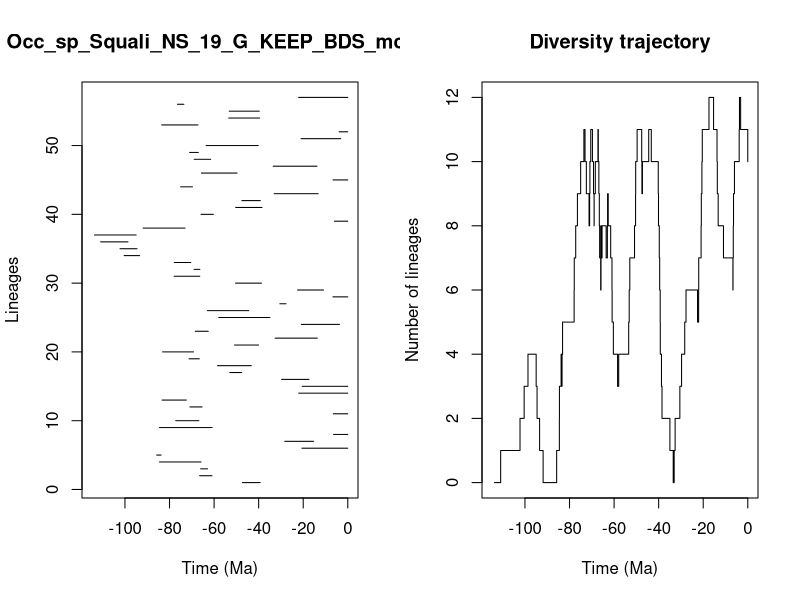

Recreate this plot in R.


pdf(file='../Results/Species_NS/5_MA_bins_EXT_EP/pyrate_mcmc_logs/Occ_sp_Squali_NS_19_G_KEEP_BDS_mcmc_LTT.pdf',width=0.6*20, height=0.6*10)
title = "Occ_sp_Squali_NS_19_G_KEEP_BDS_mcmc"
ts=c(47.271532811037076, 66.48205144723465,66.01980079019236,84.52344728602294,85.76790623750907,20.58266825215758,28.295959196002602,6.400570300747362,84.55854231574328,77.22173070310066,6.505090109467407,70.84722232957155,83.34215396207087,22.015638307975443,20.420023710436453,29.71179665594424,52.94605839893018,58.431386041018044,71.23617705021238,83.12079256213234,50.83128825595533,32.60490840148044,68.41682476013756,20.849377813079972,57.92042483280534,63.01006000650134,30.484349516650962,6.670947341005248,22.54546100772897,50.35538865970719,77.93325764901594,68.97184255213732,77.87045667887438,100.36160531377065,102.21640638054423,110.89968318635887,113.68715825141024,91.84649767347732,5.981469910319322,65.86546084873548,50.30486174439339,47.5129428227881,33.030146907307454,75.00258102000375,6.619132510763694,65.69734409805214,33.464268032102126,68.94929551474209,70.97453711194598,63.55833325251687,20.94897644944999,3.8598763333744546,83.54228146265845,53.445572446290086,53.215061098739994,76.45131617738309,22.05419263080659)
te=c(39.305779871410294, 60.94277371605883,62.91506578599458,65.86114189986841,83.7774201743663,0.0,15.349248768629655,0.0,60.87838552258499,66.83252503712514,0.0,65.393330904769,72.44670425948587,0.0,0.0,17.413553747234,47.60338156592179,43.30158122329656,66.62361005314385,69.22503152416266,40.0657487630165,13.676043893622012,62.62132411780564,3.725717430716681,34.949231287675154,44.45965556687879,27.715086035991952,0.0,10.90337296402766,38.731250577878974,66.42187692869946,66.38555794798486,70.46644844441602,93.4299784946222,94.56553347325529,98.64021597894238,94.9687826862341,73.03685718869852,0.0,60.32689635301832,38.490687443596165,39.26517174881546,13.283880329594016,69.71493577667604,0.0,49.66372644924213,13.806747819368573,61.52620246684888,67.0767585387153,40.174054425637394,3.2072880893914144,0.0,67.24682988990602,39.53458476721371,39.71929391818131,73.55470782335522,0.0)
div_traj=c(0, 1,2,3,4,3,2,1,0,1,2,3,4,3,4,5,6,7,8,9,10,11,10,9,8,9,10,11,10,9,8,9,10,11,10,9,8,7,8,7,6,7,8,7,8,7,8,9,8,7,6,5,4,3,4,5,6,7,8,9,10,11,10,9,10,11,10,9,8,7,6,5,4,3,2,1,0,1,2,3,4,5,6,5,6,7,8,9,10,11,12,11,10,9,8,7,6,7,8,9,10,11,12,11,10)
time_events=c(113.68715825141024, 110.89968318635887,102.21640638054423,100.36160531377065,98.64021597894238,94.9687826862341,94.56553347325529,93.4299784946222,91.84649767347732,85.76790623750907,84.55854231574328,84.52344728602294,83.7774201743663,83.54228146265845,83.34215396207087,83.12079256213234,77.93325764901594,77.87045667887438,77.22173070310066,76.45131617738309,75.00258102000375,73.55470782335522,73.03685718869852,72.44670425948587,71.23617705021238,70.97453711194598,70.84722232957155,70.46644844441602,69.71493577667604,69.22503152416266,68.97184255213732,68.94929551474209,68.41682476013756,67.24682988990602,67.0767585387153,66.83252503712514,66.62361005314385,66.48205144723465,66.42187692869946,66.38555794798486,66.01980079019236,65.86546084873548,65.86114189986841,65.69734409805214,65.393330904769,63.55833325251687,63.01006000650134,62.91506578599458,62.62132411780564,61.52620246684888,60.94277371605883,60.87838552258499,60.32689635301832,58.431386041018044,57.92042483280534,53.445572446290086,53.215061098739994,52.94605839893018,50.83128825595533,50.35538865970719,50.30486174439339,49.66372644924213,47.60338156592179,47.5129428227881,47.271532811037076,44.45965556687879,43.30158122329656,40.174054425637394,40.0657487630165,39.71929391818131,39.53458476721371,39.305779871410294,39.26517174881546,38.731250577878974,38.490687443596165,34.949231287675154,33.464268032102126,33.030146907307454,32.60490840148044,30.484349516650962,29.71179665594424,28.295959196002602,27.715086035991952,22.54546100772897,22.05419263080659,22.015638307975443,20.94897644944999,20.849377813079972,20.58266825215758,20.420023710436453,17.413553747234,15.349248768629655,13.806747819368573,13.676043893622012,13.283880329594016,10.90337296402766,6.670947341005248,6.619132510763694,6.505090109467407,6.400570300747362,5.981469910319322,3.8598763333744546,3.725717430716681,3.2072880893914144,0.0)
                par(mfrow=c(1,2))
                L = length(ts)
                plot(ts, 1:L , xlim=c(-max(ts)-1,0), pch=20, type="n", main=title,xlab="Time (Ma)",ylab="Lineages")
                for (i in 1:L){segments(x0=-te[i],y0=i,x1=-ts[i],y1=i)}    
                t = -time_events
                plot(div_traj ~ t,type="s", main = "Diversity trajectory",xlab="Time (Ma)",ylab="Number of lineages",xlim=c(-max(ts)-1,0))
                abline(v=c(65,200,251,367,445),lty=2,col="gray")
                
